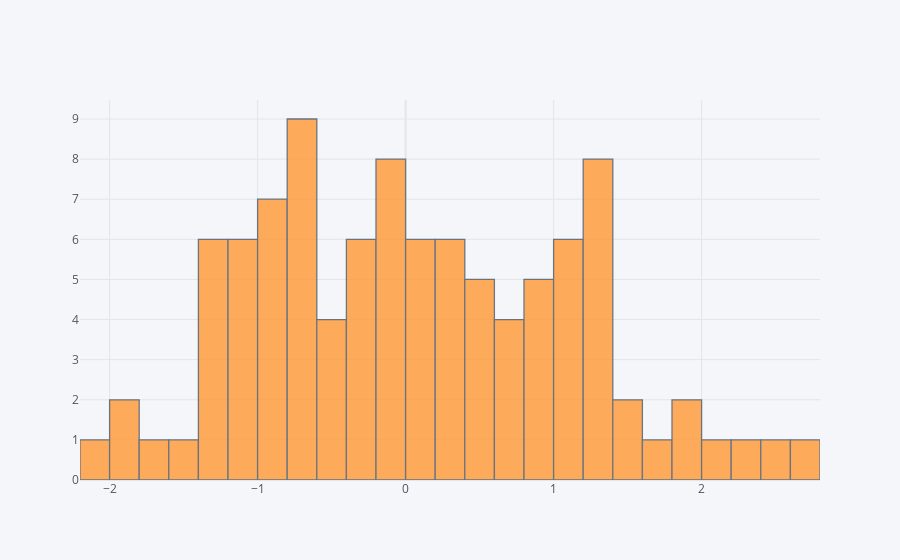

Source (notebook cell):
### Markdown cell above
## Histogram

### Code cell
df['A'].iplot(kind='hist',bins=25)

### Figure 1 — Plotly figure (JSON) as saved in the notebook; plotly's stock layout.template omitted (floating-point values rounded to 4 significant figures)
{"data": [{"histfunc": "count", "histnorm": "", "marker": {"color": "rgba(255, 153, 51, 1.0)", "line": {"color": "#4D5663", "width": 1.3}}, "name": "A", "nbinsx": 25, "opacity": 0.8, "orientation": "v", "type": "histogram", "x": [1.824, 0.1961, -0.6053, 0.8912, 1.007, -0.8014, -0.9924, 0.6589, -0.01405, 0.07518, -0.3647, 1.321, -1.339, 2.016, 0.702, -0.9807, -1.29, -0.03487, 1.324, 0.4691, 1.811, -0.3119, -0.4465, -0.4772, -0.7041, -1.02, 1.356, -0.6307, -1.079, 1.506, -1.155, 1.255, 0.1502, -0.5988, 0.5381, 0.976, -0.7834, -0.919, -0.09748, 0.343, -0.6192, -2.104, 0.835, 0.6319, 0.06918, -0.954, 1.062, -0.04214, 1.024, 2.769, -0.3496, -1.959, 0.2149, -0.7195, 0.2089, -0.6473, 0.7545, 0.4697, 0.1103, -0.09296, -0.7845, 1.226, 0.1733, -1.567, -0.1272, 1.297, -0.4796, -1.092, 0.2214, -0.9352, 1.019, 2.516, 1.538, -1.383, -1.919, 0.4436, -0.8247, -0.2101, 0.9548, -0.2653, 0.8362, -1.206, 1.393, 1.616, 0.3358, -1.215, 0.4548, 1.1, -0.05451, -1.647, 1.093, -0.1639, -0.6545, -1.372, 0.3396, -1.147, 1.217, -0.2125, -1.096, 2.39]}], "layout": {"barmode": "overlay", "legend": {"bgcolor": "#F5F6F9", "font": {"color": "#4D5663"}}, "paper_bgcolor": "#F5F6F9", "plot_bgcolor": "#F5F6F9", "title": {"font": {"color": "#4D5663"}}, "xaxis": {"gridcolor": "#E1E5ED", "showgrid": true, "tickfont": {"color": "#4D5663"}, "title": {"font": {"color": "#4D5663"}, "text": ""}, "zerolinecolor": "#E1E5ED"}, "yaxis": {"gridcolor": "#E1E5ED", "showgrid": true, "tickfont": {"color": "#4D5663"}, "title": {"font": {"color": "#4D5663"}, "text": ""}, "zerolinecolor": "#E1E5ED"}}}
